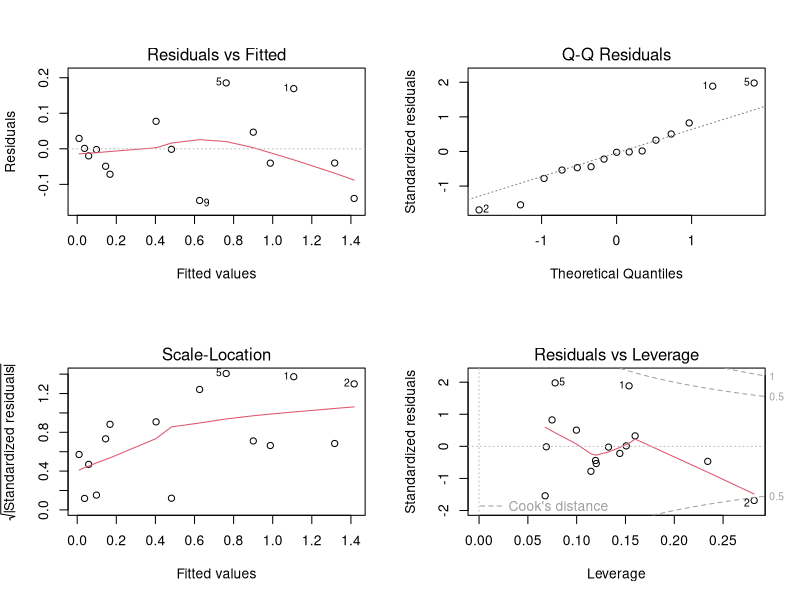
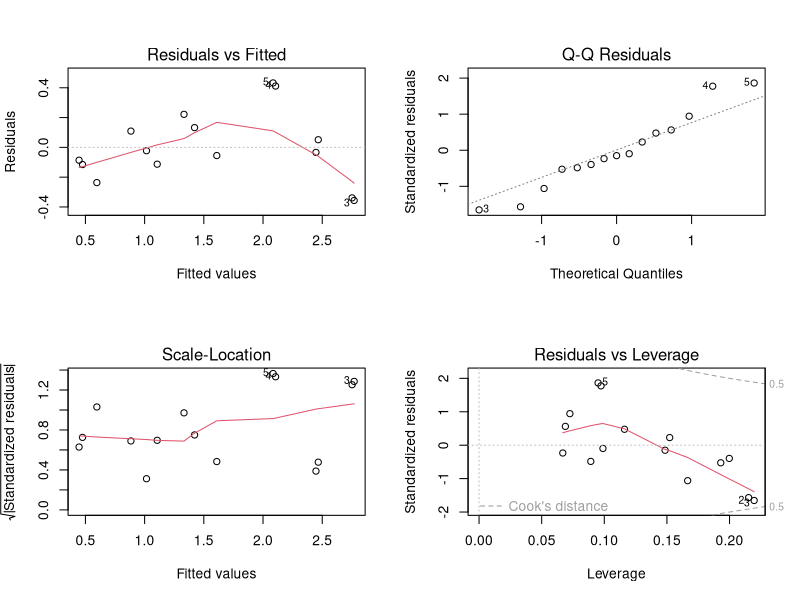

Generate these figures, in order, with R:
# qPCR Adjustment using U-Statistics
# Author: Michael Byrd

# Mac Directory
setwd("/Users/mbyrd/StapletonLab/Stapleton_Lab/qPCR/adjustment")

# Windows Directory
# setwd("C:/Users/mbyrd/Documents/Stapleton/Stapleton_Lab/qPCR/adjustment")


# Calibration Data
data <- read.csv(file = "Neill2018calibrations.csv")
# Expiremental Data
exp_data <- read.csv(file = "corrected17June_Neill Thesis RNA samples.csv")                                                                                                                                                                                                                                                                                                                                                                                                                                                                                                                                                                                                                                      
# cp Values of Calibration data
test1 <- data$test1_Cp1
all_prod <- data$all_productsCp1
# The ratio of the cp values
ratio <- all_prod/test1
# Appending to the Calibration data
cbind(data, ratio)
# Adjustment value Vector
adj_val = vector()


# Itterating through each set of (3) observations performing U-Stats on each set of inputs
for (i in 1:(nrow(data)/3)){
  t_x <- c(data$all_productsCp1[3*i - 2], data$all_productsCp1[3*i - 1], data$all_productsCp1[3*i])
  print(t_x)
  
  
  t_y <- c(data$test1_Cp1[3*i - 2], data$test1_Cp1[3*i - 1], data$test1_Cp1[3*i])
  print(t_y)
  print(" ")
  adj <- mean(outer(t_x, t_y, "-"))
  adj_val <- c(adj_val, adj, adj, adj)
}

adjusted_test1 <- test1 + adj_val

# Creating the adjustment model lm(y-axis~x-axis)
adj_model <- lm(adj_val^2~ratio)
summary(adj_model)

par(mfrow = c(2,2))
plot(adj_model)

# Using the adjustment model on the expiremental data
new = data.frame(ratio = exp_data$all_productsPrimers_Cp1/exp_data$test1_Cp1)
predict(adj_model, new , interval = "confidence")


# 50/50

test1_50_50 <- data$test1Cp150_50
all_p_50_50 <- data$allproductsCp1_50_50

# The ratio of the cp values
ratio_50 <- all_p_50_50/test1_50_50
# Appending to the Calibration data
cbind(data, ratio_50)

adj_val_50_50 = vector()

# Itterating through each set of (3) observations performing U-Stats on each set of inputs
for (i in 1:(nrow(data)/3)){
  t_x <- c(data$allproductsCp1_50_50[3*i - 2], data$allproductsCp1_50_50[3*i - 1], data$allproductsCp1_50_50[3*i])
  t_y <- c(data$test1Cp150_50[3*i - 2], data$test1Cp150_50[3*i - 1], data$test1Cp150_50[3*i])
  adj <- mean(outer(t_x, t_y, "-"))
  adj_val_50_50 <- c(adj_val_50_50, adj, adj, adj)
}

# Creating the adjustment model lm(y-axis~x-axis)
adj_model_50 <- lm(adj_val_50_50^2~ratio_50)

summary(adj_model_50)
plot(adj_model_50)
